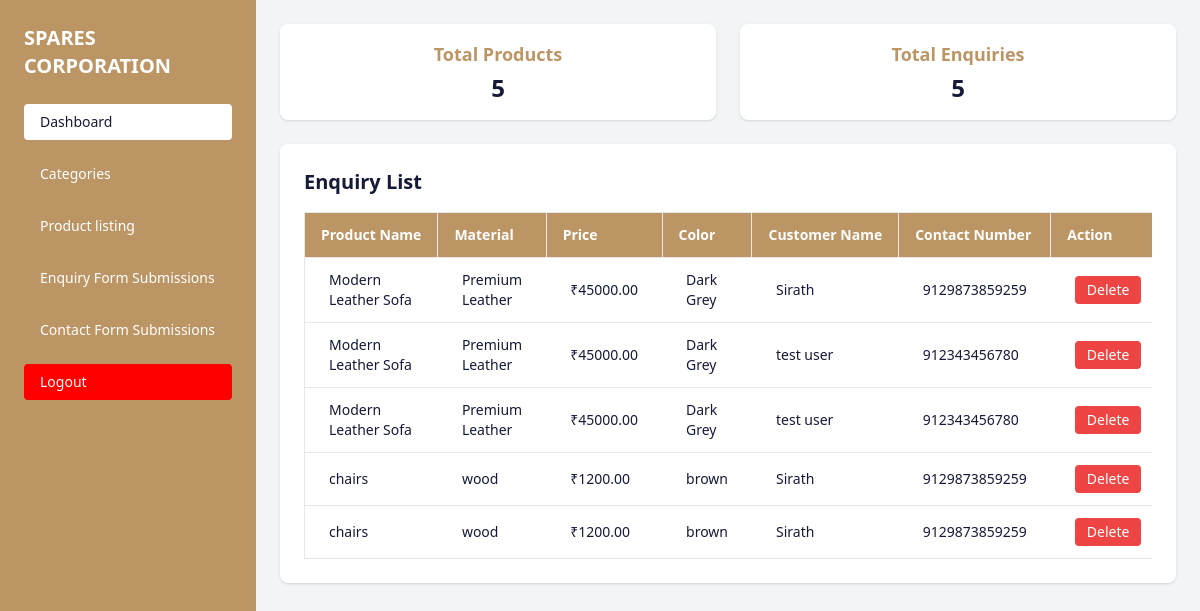
The app's page /dashboard (signed in), older data.
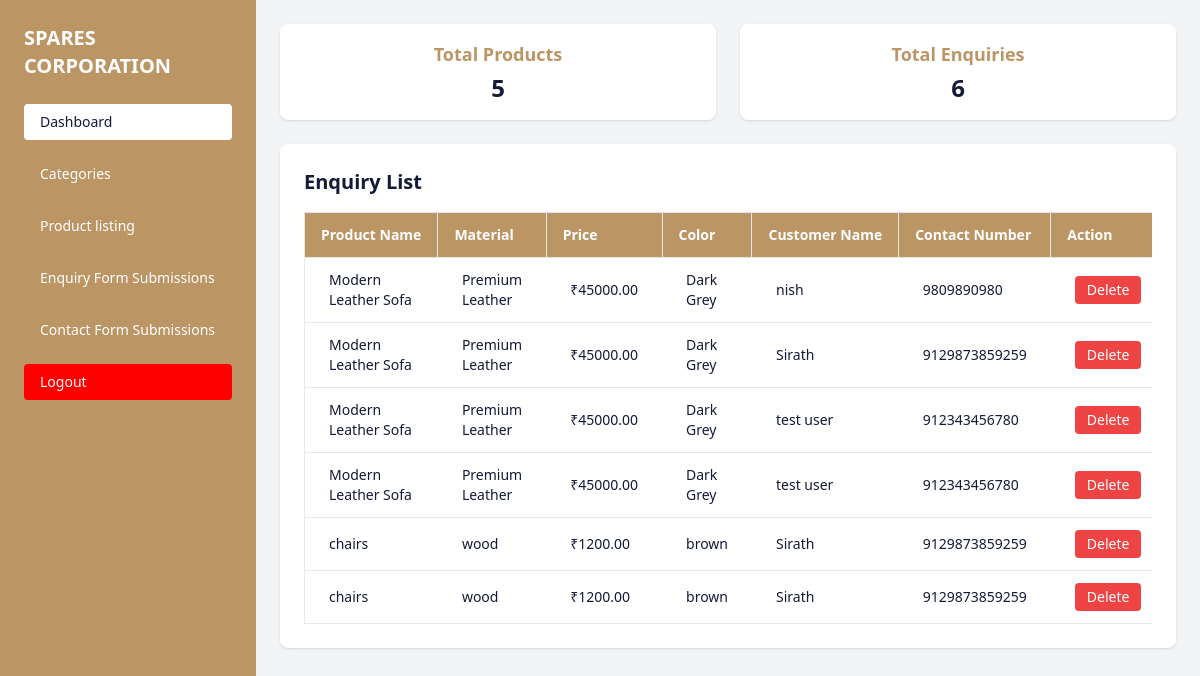
The same page, newer data.
### furnitureapp/models.py (models this page shows, shortened)
class Enquiry(models.Model):
    product_name = models.CharField(max_length=200)
    product_material = models.CharField(max_length=100)
    product_offer = models.DecimalField(max_digits=10, decimal_places=2)
    product_color = models.CharField(max_length=50)
    product_quantity = models.PositiveIntegerField()
    customer_name = models.CharField(max_length=150)
    contact_number = models.CharField(max_length=20)
    created_at = models.DateTimeField(auto_now_add=True)

### furnitureapp/views.py (the view)
# urls.py: path('dashboard', views.dashboard, name="dashboard"),
@never_cache
def dashboard(request):
    if not request.session.get('user_id'):
        return redirect('login')  # Redirect to your login page if not logged in
    if request.method == "POST":
        enquiry_id = request.POST.get("enquiry_id")
        if enquiry_id:
            enquiry = get_object_or_404(Enquiry, id=enquiry_id)
            enquiry.delete()
            return redirect('admin_enquiry')  # or 'dashboard' if you want to stay here
    enquiry = Enquiry.objects.all().order_by('-id')
    enquiry_count = Enquiry.objects.count()
    product_count = Product.objects.count()
    context = {
        'enquiry': enquiry,
        'enquiry_count': enquiry_count,
        'product_count': product_count,
    }
    return render(request, 'admin_dashboard.html', context)

### furnitureapp/context_processors.py (called while the page is built)
def category_menu(request):
    selected_category = request.GET.get("category", "")
    categories = Category.objects.all()
    return {
        "categories": categories,
        "selected_category": selected_category
    }

### furnitureapp/templates/admin_dashboard.html (shortened to what this page needs)
<!DOCTYPE html>
<html lang="en">
<head>
  <script src="https://cdn.tailwindcss.com"></script>
</head>
<body class="bg-white text-[#151a37] font-sans">
  <div class="flex min-h-screen">
<div id="sidebar" class="fixed top-0 left-0 h-full w-64 bg-[#bc9565] text-white p-6 z-50 transform -translate-x-full md:translate-x-0 transition-transform duration-300 ease-in-out">
  <div class="flex items-center justify-between mb-6">
    <div class="w-full  flex justify-center">
       <a href="{% url 'index' %}" id="brand" class="transition-all block">
      <h1 class="mt-2 text-lg md:text-xl md:mt-0 uppercase font-bold text-white">Spares Corporation</h1>
    </a>
    </div>
  </div>
  <nav>
    <ul class="space-y-4 text-sm">
      <li>
        <a href="{% url 'dashboard' %}" class="block py-2 px-4 rounded bg-white text-[#151a37]">Dashboard</a>
      </li>
      <li><a href="{% url 'category' %}" class="block py-2 px-4 rounded hover:bg-white hover:text-[#151a37]">Categories</a></li>
      <li>
        <a href="{% url 'listing' %}" class="block py-2 px-4 rounded hover:bg-white hover:text-[#151a37]">Product listing</a>
      </li>
      <li>
        <a href="{% url 'admin_enquiry' %}" class="block py-2 px-4 rounded hover:bg-white hover:text-[#151a37]">Enquiry Form Submissions</a>
      </li>
      <li>
        <a href="{% url 'admin_contact' %}" class="block py-2 px-4 rounded hover:bg-white hover:text-[#151a37]">Contact Form Submissions</a>
      </li>
      <li>
        <a href="{% url 'logout' %}" class="block py-2 px-4 rounded bg-[red] text-white">Logout</a>
      </li>
    </ul>
  </nav>
</div>
<main class="flex-1 p-4 sm:p-6 ml-0 md:ml-64 bg-gray-100 overflow-x-hidden pt-32">
  <div class="grid grid-cols-1 sm:grid-cols-2 gap-4 sm:gap-6 mb-6">
    <div class="bg-white p-4 rounded-lg shadow text-center text-sm sm:text-base">
      <h2 class="text-base sm:text-lg font-semibold mb-1 text-[#bc9565]">Total Products</h2>
      <p class="text-xl sm:text-2xl font-bold text-[#151a37]" id="totalProducts">{{ product_count }}</p>
    </div>
    <div class="bg-white p-4 rounded-lg shadow text-center text-sm sm:text-base">
      <h2 class="text-base sm:text-lg font-semibold mb-1 text-[#bc9565]">Total Enquiries</h2>
      <p class="text-xl sm:text-2xl font-bold text-[#151a37]" id="totalEnquiries">{{ enquiry_count }}</p>
    </div>
  </div>
  <div class="bg-white p-4 sm:p-6 rounded-lg shadow">
    <h2 class="text-lg sm:text-xl font-semibold mb-4 text-[#151a37]">Enquiry List</h2>
    <div class="overflow-x-auto">
      <table class="min-w-full text-sm text-left border border-gray-200">
        <thead class="bg-[#bc9565] text-white">
          <tr>
            <th class="py-3 px-4 border whitespace-nowrap">Product Name</th>
            <th class="py-3 px-4 border whitespace-nowrap">Material</th>
            <th class="py-3 px-4 border whitespace-nowrap">Price</th>
            <th class="py-3 px-4 border whitespace-nowrap">Color</th>
            <th class="py-3 px-4 border whitespace-nowrap">Customer Name</th>
            <th class="py-3 px-4 border whitespace-nowrap">Contact Number</th>
            <th class="py-3 px-4 border whitespace-nowrap">Action</th>
          </tr>
        </thead>
        <tbody id="enquiryTableBody">
          {% for enquiry in enquiry %}
            <tr class="border-b">
              <td class="py-3 px-6">{{enquiry.product_name}}</td>
              <td class="py-3 px-6">{{enquiry.product_material}}</td>
              <td class="py-3 px-6">₹{{enquiry.product_offer}}</td>
              <td class="py-3 px-6">{{enquiry.product_color}}</td>
              <td class="py-3 px-6">{{enquiry.customer_name}}</td>
              <td class="py-3 px-6">{{enquiry.contact_number}}</td>
              <td class="py-3 px-6 text-center">
                <form method="POST" onsubmit="return confirm('Are you sure you want to delete this submission?');" style="display:inline;">
                  <button type="submit" class="bg-red-500 text-white px-3 py-1 rounded hover:bg-red-600">Delete</button>
                </form>
              </td>
            </tr>
            {% endfor %}
        </tbody>
      </table>
    </div>
  </div>
</main>
</div>
</body>
</html>

Row changes from the older to the newer data that the page shows:
added Enquiry: product_name "Modern Leather Sofa", product_material "Premium Leather", product_offer "45000.00", product_color "Dark Grey", customer_name "nish", contact_number "9809890980"
Text that changed along with them:
{{ enquiry_count }}: "5" → "6"
